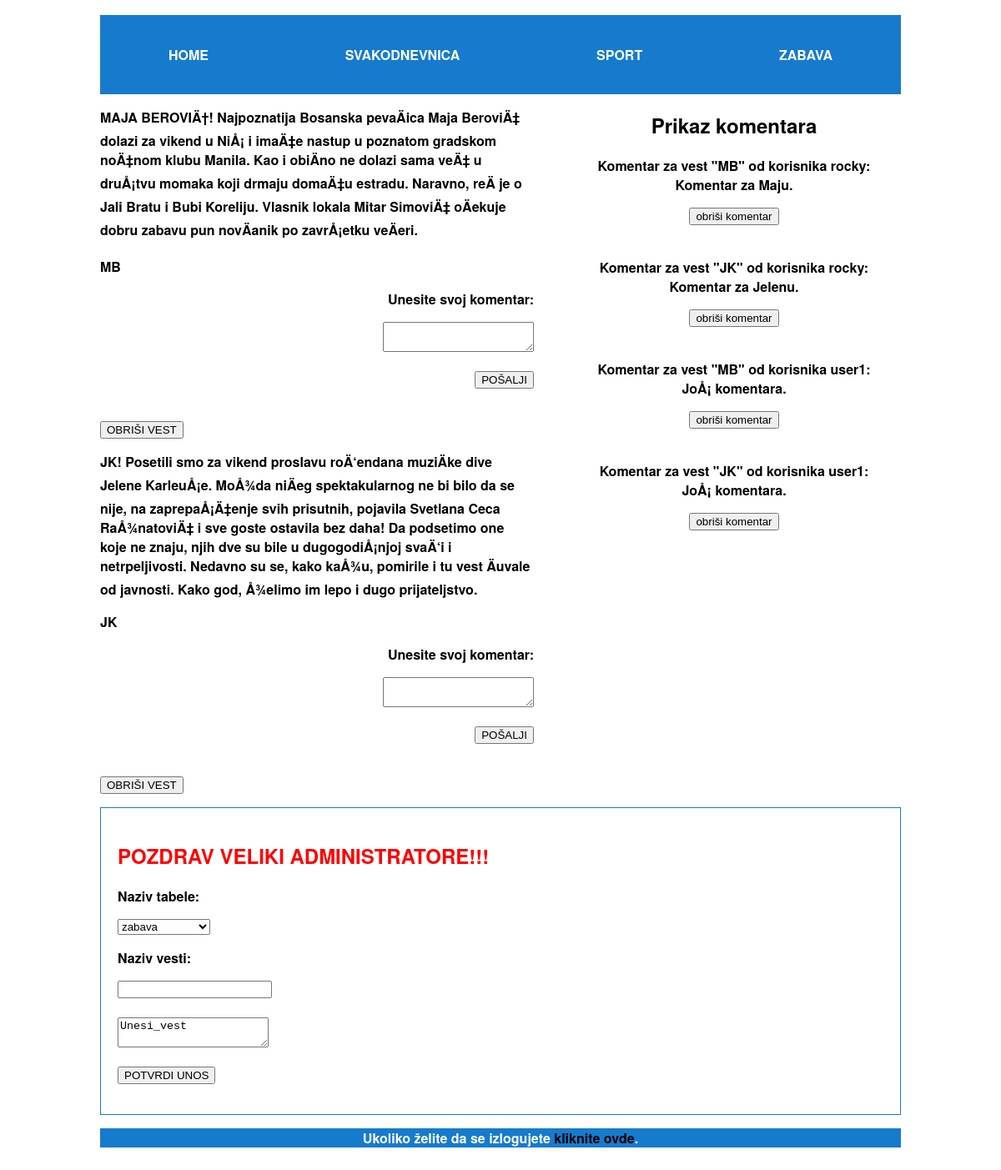
The app's page /vesti_pages/zabava.php (signed in) with its own data.
### tables this page shows
CREATE TABLE IF NOT EXISTS `zabava` (
  `vesti_naslov` varchar(100) NOT NULL,
  `vesti` varchar(1000) NOT NULL,
  PRIMARY KEY (`vesti_naslov`)
);

CREATE TABLE IF NOT EXISTS `zabava_comments` (
  `comment_id` int(100) NOT NULL AUTO_INCREMENT,
  `comment` varchar(1000) NOT NULL,
  `news_id` varchar(100) NOT NULL,
  `username_commented` varchar(555) NOT NULL,
  PRIMARY KEY (`comment_id`)
);

### config.php (called while the page is built, shortened)
<?php
function autoload($file) {
	require "../class/".$file.".class.php";
}
?>

### vesti_pages/zabava.php (called while the page is built)
<?php
require "../config.php";
$PagesView = new PagesView();
$PagesView->pageView("zabava");
?>

### class/ShowComments.class.php (the view, shortened to what this page needs)
<?php
class ShowComments {
	public function show($table_name, $page_path) {
		require "../inc/connection.php";
		$sql = "select * from $table_name";
		$result = mysqli_query($conn, $sql);
		if(mysqli_num_rows($result) > 0) {
			while($row = mysqli_fetch_assoc($result)) {
				echo "<p>Komentar za vest  \"".$row['news_id']."\" od korisnika ".$row['username_commented'].":<br>".$row['comment']."</p>";
				if($_SESSION['username'] == "rocky" || $_SESSION['username'] == $row['username_commented']) {
					include_once "Form.class.php";
					echo "<br><br>";
				}
			}
		}
	}
}
?>

### class/PagesView.class.php (shortened to what this page needs)
<?php
class PagesView {
	public function pageView($table_name) {
		$username_session = $_SESSION['username'];
?>
<!DOCTYPE html>
<html>
<head>
	<link href="../css/style.css" type="text/css" rel="stylesheet">
</head>
<body>
	<div class="wrapper">
		<?php
			include_once "../inc/header.php";
		?>
		<div class="news_wrapper">
		<main class="main_news">
		<?php
			require_once "../inc/connection.php";
			$sql = "select * from $table_name";
			$result = mysqli_query($conn, $sql);
			if(mysqli_num_rows($result) > 0) {
				while($row = mysqli_fetch_assoc($result)) {
					echo "<p>".$row['vesti']."</p>";
					$vesti_naslov = $row['vesti_naslov'];
					echo "<p>".$vesti_naslov."</p>";
					require_once "../class/Form.class.php";
					$Form2 = new Form();
					$Form2->openForm("comments", "../class/CommentsInsert.class.php", "post");
					$Form2->controlInput("hidden", "vesti_naslov", $vesti_naslov);
					$Form2->controlInput("hidden", "user_commented", $username_session);
					$Form2->controlInput("hidden", "table_name", $table_name);
					echo "<p>Unesite svoj komentar:</p>";
					$Form2->controlArea("nesto_tamo", "");
					echo "<br><br>";
					$Form2->controlInput("submit", "btn_posalji", "POŠALJI");
					echo "<br><br>";
					$Form2->closeForm();
					if($_SESSION['username'] == "rocky") {
						$Form = new Form();
						$Form->openForm("", "../class/DeleteNews.class.php", "post");
						$Form->controlInput("hidden", "table_name", $table_name);
						$Form->controlInput("hidden", "vesti_naslov", $vesti_naslov);
						$Form->controlInput("submit", "btn_obrisi", "OBRIŠI VEST");
						$Form->closeForm();
					}
				}
			} else {
				echo "<p>Trenutno nema vesti.</p>";
			}
			?>
		</main>
		<aside class="aside_news">
			<h2>Prikaz komentara</h2>
			<?php
				include "../class/ShowComments.class.php";
				$ShowComments = new ShowComments();
				$ShowComments->show($table_name."_comments", $table_name);
			?>
		</aside>
		</div>
		<?php
		if($_SESSION['username'] == "rocky") {
			?>
				<div class="okvir_unos">
				<h2 class="h2">POZDRAV VELIKI ADMINISTRATORE!!!</h2>
				<?php
				require_once "Form.class.php";
					$Form1 = new Form();
					$Form1->openForm("", "../class/InsertNews.class.php", "post");
					echo "<p>Naziv tabele:</p>";
					$tables = array("svakodnevnica", "sport", "zabava");
					$Form1->controlSelect($table_name, "insert_table_name", $tables);
					echo "<p>Naziv vesti:</p>";
					echo "<br><br>";
					echo "<br><br>";
			}
				?>
			</div>
		<?php
			require_once "../inc/footer.php";
			}
}
		?>
</body>
</html>

### class/Form.class.php
<?php
class Form {
	public function openForm($class, $file, $method) {
		echo "<form class='$class' action='$file' method='$method'>";
	}
	public function controlInput($type, $name, $value) {
		echo "<input type='$type' name='$name' value='$value'>";
	}
	public function controlArea($name, $text) {
		echo "<textarea name='$name'>$text</textarea>";
	}
	public function controlSelect($table_name, $name, $tables) {
		echo "<select  name='$name'>";
		foreach($tables as $table) {
				echo "<option";
				if($table_name == $table) {
					echo " selected";
				}
				echo ">$table</option>";
			}
		echo "</select>";
	}
	public function closeForm() {
		echo "</form>";
	}
}
?>

### css/style.css (style rules this page uses)
body { font-family: Gotham, Helvetica Neue, Helvetica, Arial," sans-serif"; font-weight: bold; }
div.wrapper { width: 960px; margin: 0 auto; padding: 10px; }
.okvir_unos { border: 1px solid rgba(22,123,205,1.00); margin: 0 auto; padding: 20px; }
.h2 { color: red; }
div.news_wrapper { display: flex; justify-content: space-between; }
main.main_news { flex-basis: 520px; }
form.comments { text-align: right; }
aside.aside_news { flex-basis: 400px; text-align: center; }

### records on screen
zabava: vesti "MAJA BEROVIÄ†! Najpoznatija Bosanska pevaÄica Maja BeroviÄ‡ dolazi za vikend u NiÅ¡ i imaÄ‡e nastup u poznatom gradskom noÄ‡nom klubu Manila. Kao i obiÄno ne dolazi sama veÄ‡ u druÅ¡tvu momaka koji drmaju domaÄ‡u estradu. Naravno, reÄ je o Jali Bratu i Bubi Koreliju. Vlasnik lokala Mitar SimoviÄ‡ oÄekuje dobru zabavu pun novÄanik po zavrÅ¡etku veÄeri.", vesti_naslov "MB"
zabava: vesti "JK! Posetili smo za vikend proslavu roÄ‘endana muziÄke dive Jelene KarleuÅ¡e. MoÅ¾da niÄeg spektakularnog ne bi bilo da se nije, na zaprepaÅ¡Ä‡enje svih prisutnih, pojavila Svetlana Ceca RaÅ¾natoviÄ‡ i sve goste ostavila bez daha! Da podsetimo one koje ne znaju, njih dve su bile u dugogodiÅ¡njoj svaÄ‘i i netrpeljivosti. Nedavno su se, kako kaÅ¾u, pomirile i tu vest Äuvale od javnosti. Kako god, Å¾elimo im lepo i dugo prijateljstvo.", vesti_naslov "JK"
zabava_comments: news "MB", username_commented "rocky", comment "Komentar za Maju."
zabava_comments: news "JK", username_commented "rocky", comment "Komentar za Jelenu."
zabava_comments: news "MB", username_commented "user1", comment "JoÅ¡ komentara."
zabava_comments: news "JK", username_commented "user1", comment "JoÅ¡ komentara."

### other values on screen
form field insert_table_name "zabava"
